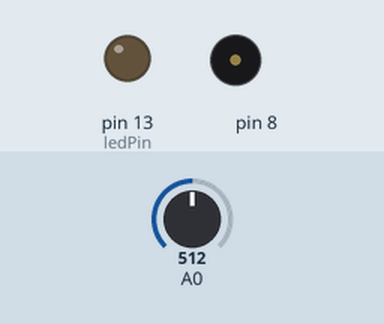
This sketch was run on a simulated Arduino Uno, built with avr-gcc and run on an emulated ATmega328P. On the bench: output pins drawn as LEDs (lit = HIGH), buzzer (waves = sounding). The inputs (shaded band) are chosen by the test bench; at power-on: A0 = 512.

Above: at 0.1 s.
At 5.1 s:
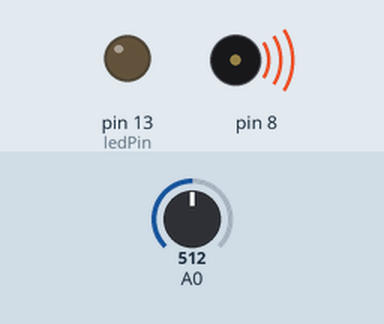
Timing chart, 0 to 6.6 s (numbered marks = the images above):
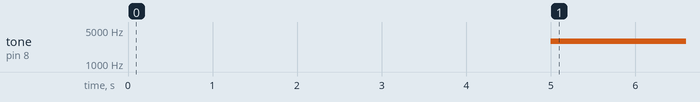

Measured:
- by itself, tone on pin 8: silent → 2970 Hz at 5.0 s

The sketch:

light_theremin.ino
```cpp
/*
 * Light Theremin
 * Based on the tutorial in the arduino starter's pack.
 * Modified such that more light = lower pitch.
 *
 * Calibration
 * - Start/Reset arduino
 * - Have light hit the photoresistor. (sets the max).
 * - Cover the photoresistor in the desired way (sets the min).
 * - Wait for the 5 second delay to finish.
 *
 * Pins
 * A0:  Photoresistor
 *  8:  Speaker
 *
 */

const int ledPin = 13;

const int pitchMax = 3000;
const int pitchMin = 31;

int sensorValue;
int sensorLow = 1023;
int sensorHigh = 0;

void setup() {
  pinMode(ledPin, OUTPUT);
  digitalWrite(ledPin, HIGH);
  while (millis() < 5000) {
    sensorValue = analogRead(A0);
    if (sensorValue > sensorHigh) {
      sensorHigh = sensorValue;
    }
    if (sensorValue < sensorLow) {
      sensorLow = sensorValue;
    }
    digitalWrite(ledPin, LOW);
  }
}

void loop() {
  sensorValue = analogRead(A0);
  int pitch = map(
    sensorValue,
    sensorLow,
    sensorHigh,
    pitchMin,
    pitchMax
  );
  tone(
    8,
    pitchMax - pitch,
    20
  );
  delay(10);
}
```
